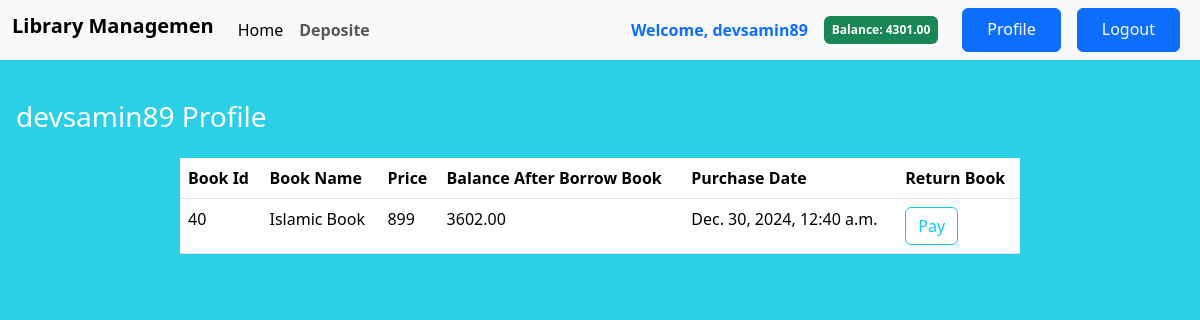
/profile (signed in), run on the app's committed database.
### accounts/models.py (models this page shows, shortened)
class UserAccountsModel(models.Model):
    user = models.OneToOneField(User, related_name="accounts", on_delete=models.CASCADE)
    gender = models.CharField(max_length=12, choices=GENDER_TYPE)
    birth_date = models.DateField(null=True, blank=True)
    initial_deposit_date = models.DateField(auto_now_add=True)
    balance = models.DecimalField(default=0, max_digits=14, decimal_places=2)

### Purchase/models.py (models this page shows, shortened)
class PurchaseModel(models.Model):
    user = models.ForeignKey(User, related_name="purchase", on_delete=models.CASCADE)
    book = models.ForeignKey(BookModel, related_name="purchase_by", on_delete=models.CASCADE)
    transaction = models.OneToOneField(TransactionModel, on_delete=models.CASCADE, related_name="purchase", blank=True,null=True) # potita purchase er ekta trnasaction takbe
    purchase_date = models.DateTimeField(auto_now_add=True)

### books/models.py (models this page shows, shortened)
class BookModel(models.Model):
    image = models.ImageField(upload_to='uploads/')
    title = models.CharField(max_length=100)
    category = models.ForeignKey(CategoryModel, related_name="books", on_delete=models.CASCADE)
    price = models.IntegerField()
    quantity = models.PositiveIntegerField(default=0)
    description = models.TextField()

### transactions/models.py (models this page shows, shortened)
class TransactionModel(models.Model):
    account = models.ForeignKey(UserAccountsModel, related_name="transactions", on_delete=models.CASCADE)
    amount = models.DecimalField(max_digits=12, decimal_places=2)
    balance_after_transaction = models.DecimalField(max_digits=12, decimal_places=2)
    time_stamp = models.DateTimeField(auto_now_add=True)

### accounts/views.py (the view)
# urls.py: path('profile', ProfileView.as_view(), name="profilepage"),
class ProfileView(LoginRequiredMixin, ListView):
    template_name = 'accounts/profile.html'
    context_object_name = 'purchace_book'
    def get_queryset(self):
        return PurchaseModel.objects.filter(user = self.request.user)

### accounts/templates/accounts/profile.html (shortened to what this page needs)
{% extends "core/base.html" %}
{% block content %}
 <h3 class="text-white mt-4 p-3">{{request.user.username}} Profile</h3>
<div style="width: 70%; margin: auto;">
<table class="table">
  <thead>
    <tr>
      <th scope="col">Book Id</th>
      <th scope="col">Book Name</th>
      <th scope="col">Price</th>
      <th scope="col">Balance After Borrow Book</th>
      <th scope="col">Purchase Date</th>
      <th scope="col">Return Book</th>
    </tr>
  </thead>
 {% for purchase in purchace_book %}
  <tbody>
    <tr>
      <td>{{purchase.id}}</td>
      <td>{{purchase.book.title}}</td>
      <td>{{purchase.book.price}}</td>
      <td>{{purchase.transaction.balance_after_transaction}}</td>
      <td>{{purchase.transaction.time_stamp}}</td>
      <td><a class="btn btn-outline-info" href="{% url "return_book" purchase.id %}">Pay</a></td>
    </tr>
  </tbody>
{% endfor %}
</table>
</div>
{% endblock content %}

### core/templates/core/base.html (shortened to what this page needs)
<!DOCTYPE html>
<html lang="en">
<head>
    <link href="https://cdn.jsdelivr.net/npm/bootstrap@5.3.3/dist/css/bootstrap.min.css" rel="stylesheet">
<body style="background-color:rgb(43, 208, 230);">
    <nav class="navbar navbar-expand-lg bg-body-tertiary">
  <div class="container-fluid">
    <h4 class="navbar-brand"><b>Library Managemen</b></h4>
    <div class="collapse navbar-collapse" id="navbarSupportedContent">
      <ul class="navbar-nav me-auto mb-2 mb-lg-0">
        <li class="nav-item">
          <a class="nav-link active" aria-current="page" href="{% url "homepage" %}">Home</a>
        </li>
        <li class="nav-item">
          {% if request.user.is_authenticated %}
            <a class="nav-link fw-bold" href="{% url "deposit" %}">Deposite</a>
            {% endif %}
        </li>
      </ul>
      <div class="d-flex" >
        {% if  request.user.is_authenticated %}
        <div class="d-flex align-items-center justify-content-end mx-2 p-2" style="background-color: #f8f9fa; border-radius: 7px;">
          <span class="me-3 fw-bold text-primary">Welcome, {{ request.user.first_name }}</span>
          <span class="badge bg-success text-white p-2">Balance: {{ request.user.accounts.balance }}</span>
        </div class="d-grid gap-2 d-md-flex justify-content-md-end">
        <a class="btn btn-primary mx-2 text-sm py-2 px-4 mt-4 mt-lg-0" href="{% url "profilepage" %}">Profile</a>
        <a class="btn btn-primary mx-2 text-sm py-2 px-4 mt-4 mt-lg-0" href="{% url "logout" %}"> Logout</a>
        {% else %}
        <a class="btn btn-primary me-md-2" href="{% url "registration" %}">Sign Up</a>
        <a class="btn btn-primary me-md-2 mx-2" href="{% url "login" %}"> Login</a>
        {% endif %}
      </div>
    </div>
  </div>
</nav>
    {% block content %}
    {% endblock content %}
</body>
</html>

### data on the page
PurchaseModel: id "40", book "Islamic Book", book.price "899", transaction.balance_after_transaction "3602.00", transaction.time_stamp "Dec. 30, 2024, 12:40 a.m."

### other printed values
{{ request.user.first_name }} "devsamin89"
{{ request.user.accounts.balance }} "4301.00"
{{ request.user.username }} "devsamin89"
